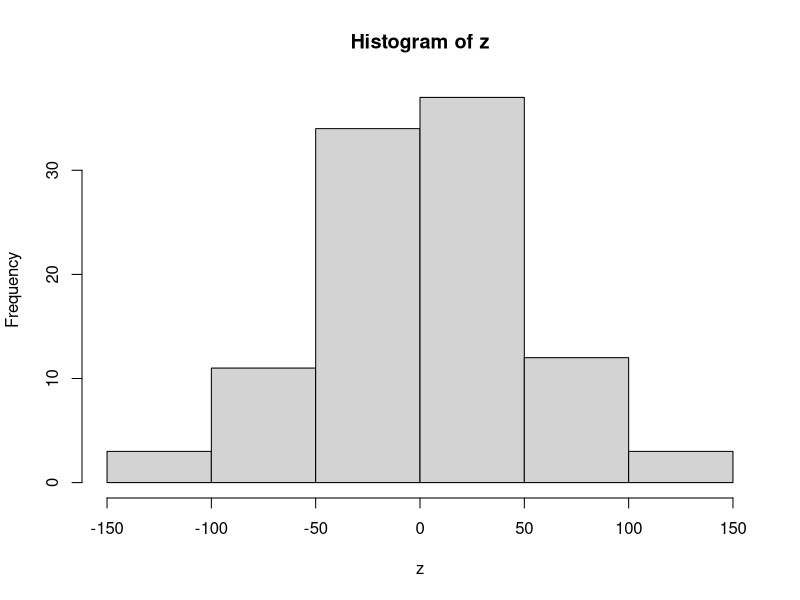
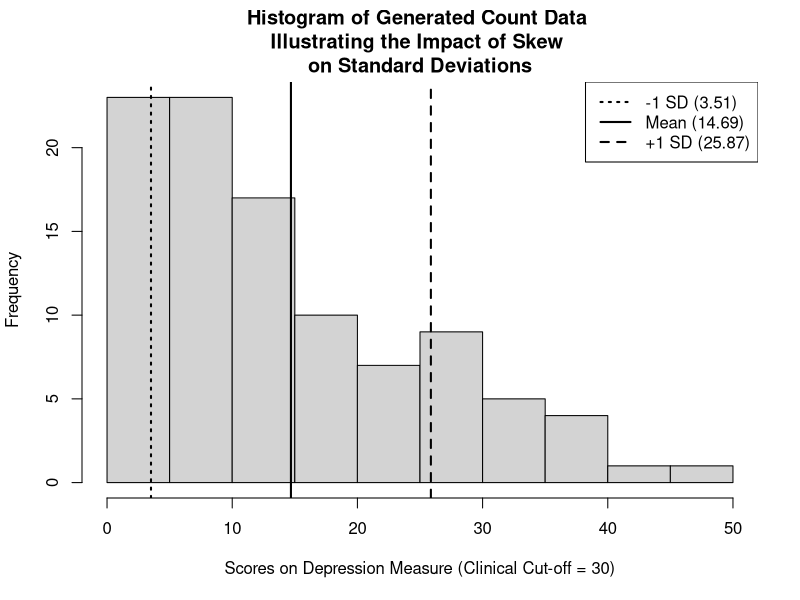
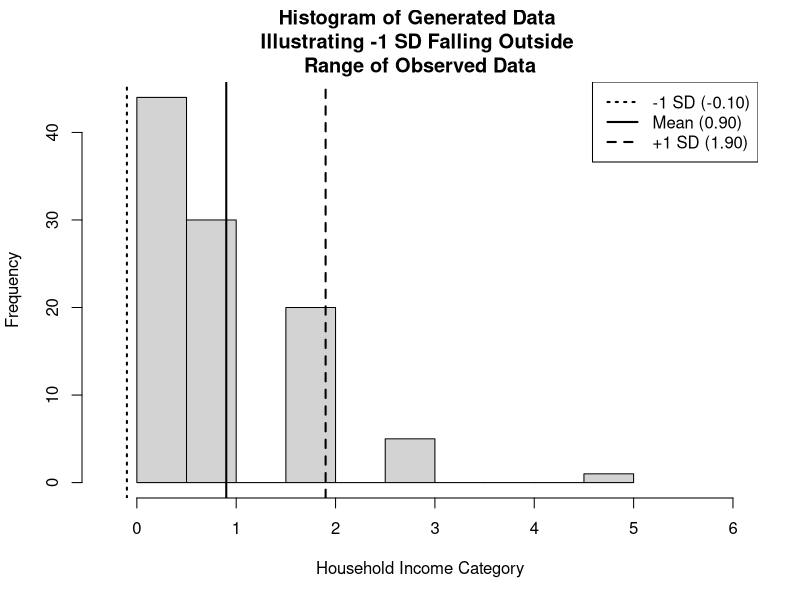

Reproduce these figures in R, in order.
library(MASS)
library(stats)

# panel a
#sample size
n <- 100
# regression coefficients
beta0 <- 0.8
beta1 <- 0.2
# generate covariate values
x <- runif(n=n, min=0, max=15)
# compute mu's
mu <- exp(beta0 + beta1 * x)
#generate Y-values
y <- rpois(n=n, lambda=mu)

z <- rnorm(50, mean=0, n=n)
hist(z)

summary(lm(y ~ x*z))

# data set
data <- data.frame(y=y, x=x)

# histogram
hist(data$y,
	xlab = "Scores on Depression Measure (Clinical Cut-off = 30)",
	main = "Histogram of Generated Count Data \nIllustrating the Impact of Skew \non Standard Deviations")

# add -1 SD line
abline(v = mean(data$y) - sd(data$y),
 lwd = 2,
 lty = 3)

# add mean line
abline(v = mean(data$y),
 lty = 1,
 lwd = 2)

# add +1 SD line
abline(v = mean(data$y) + sd(data$y),
 lty = 2,
 lwd = 2)

a <- mean(data$y) - sd(data$y)
a <- format(round(a, digits = 2), nsmall = 2)
b <- mean(data$y)
c <- mean(data$y) + sd(data$y)
c <- format(round(c, digits = 2), nsmall = 2)

legend(x = "topright", # location of legend within plot area
 c(paste0("-1 SD (", a, ")"), 
 	paste0("Mean (", b, ")"), paste0("+1 SD (", c, ")")),
 lty = c(3, 1, 2),
 lwd = c(2, 2, 2))

# panel b 
x <- rnbinom(100, mu = 10, size = 1)
x <- x/10
x <- round(x, digits = 0)
hist(x, main = "Histogram of Generated Data \nIllustrating -1 SD Falling Outside \nRange of Observed Data",
	xlab = "Household Income Category", xlim = c(-.3, 6))

abline(v = mean(x) - sd(x),
 lty = 3,
 lwd = 2)

abline(v = mean(x),
 lty = 1,
 lwd = 2)

abline(v = mean(x) + sd(x),
 lty = 2,
 lwd = 2)

a <- mean(x) - sd(x)
a <- format(round(a, digits = 2), nsmall = 2)
b <- mean(x)
b <- format(round(b, digits = 2), nsmall = 2)
c <- mean(x) + sd(x)
c <- format(round(c, digits = 2), nsmall = 2)

legend(x = "topright", # location of legend within plot area
 c(paste0("-1 SD (", a, ")"), 
 	paste0("Mean (", b, ")"), paste0("+1 SD (", c, ")")),
 lty = c(3, 1, 2),
 lwd = c(2, 2, 2))

